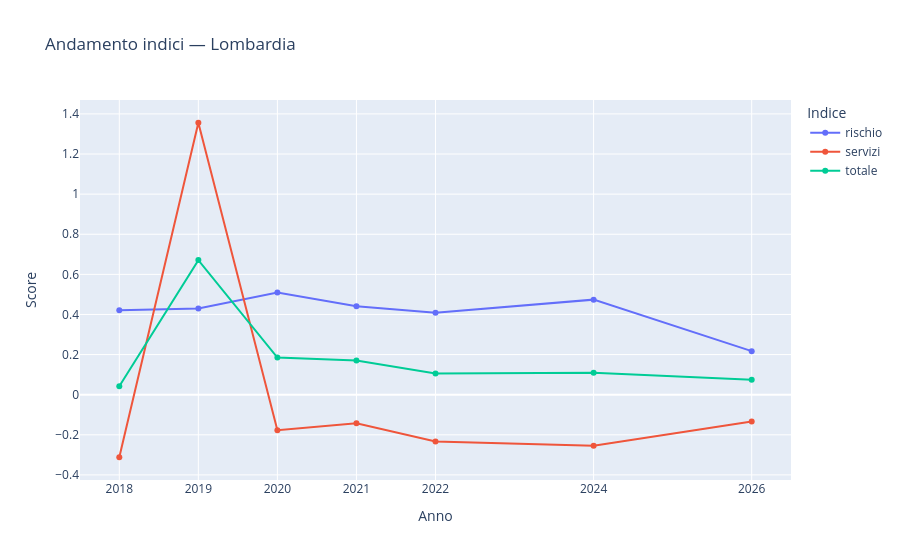

Notebook cell for this chart:
### Markdown cell above
---
## 2. Per regione — evoluzione nel tempo

### Code cell
# Andamento degli indici aggregati nel tempo per una regione — line chart
regione = "Lombardia"

dff = df[(df["territory"] == regione) & (df["capacity"].isna())]

fig = px.line(dff, x="year", y="score", color="index", markers=True,
              title=f"Andamento indici — {regione}",
              labels={"score": "Score", "year": "Anno", "index": "Indice"})
fig.update_xaxes(tickvals=dff["year"].unique())
fig.show()

### Figure 1 — Plotly figure (JSON) as saved in the notebook; plotly's stock layout.template omitted (floating-point values rounded to 4 significant figures)
{"data": [{"hovertemplate": "Indice=rischio<br>Anno=%{x}<br>Score=%{y}<extra></extra>", "legendgroup": "rischio", "line": {"color": "#636efa", "dash": "solid"}, "marker": {"symbol": "circle"}, "mode": "lines+markers", "name": "rischio", "orientation": "v", "showlegend": true, "type": "scatter", "x": [2018, 2019, 2020, 2021, 2022, 2024, 2026], "xaxis": "x", "y": [0.421, 0.43, 0.51, 0.441, 0.409, 0.474, 0.217], "yaxis": "y"}, {"hovertemplate": "Indice=servizi<br>Anno=%{x}<br>Score=%{y}<extra></extra>", "legendgroup": "servizi", "line": {"color": "#EF553B", "dash": "solid"}, "marker": {"symbol": "circle"}, "mode": "lines+markers", "name": "servizi", "orientation": "v", "showlegend": true, "type": "scatter", "x": [2018, 2019, 2020, 2021, 2022, 2024, 2026], "xaxis": "x", "y": [-0.312, 1.356, -0.177, -0.142, -0.233, -0.255, -0.134], "yaxis": "y"}, {"hovertemplate": "Indice=totale<br>Anno=%{x}<br>Score=%{y}<extra></extra>", "legendgroup": "totale", "line": {"color": "#00cc96", "dash": "solid"}, "marker": {"symbol": "circle"}, "mode": "lines+markers", "name": "totale", "orientation": "v", "showlegend": true, "type": "scatter", "x": [2018, 2019, 2020, 2021, 2022, 2024, 2026], "xaxis": "x", "y": [0.042, 0.671, 0.185, 0.17, 0.106, 0.109, 0.075], "yaxis": "y"}], "layout": {"legend": {"title": {"text": "Indice"}, "tracegroupgap": 0}, "title": {"text": "Andamento indici — Lombardia"}, "xaxis": {"anchor": "y", "domain": [0, 1], "tickvals": [2018, 2019, 2020, 2021, 2022, 2024, 2026], "title": {"text": "Anno"}}, "yaxis": {"anchor": "x", "domain": [0, 1], "title": {"text": "Score"}}}}
